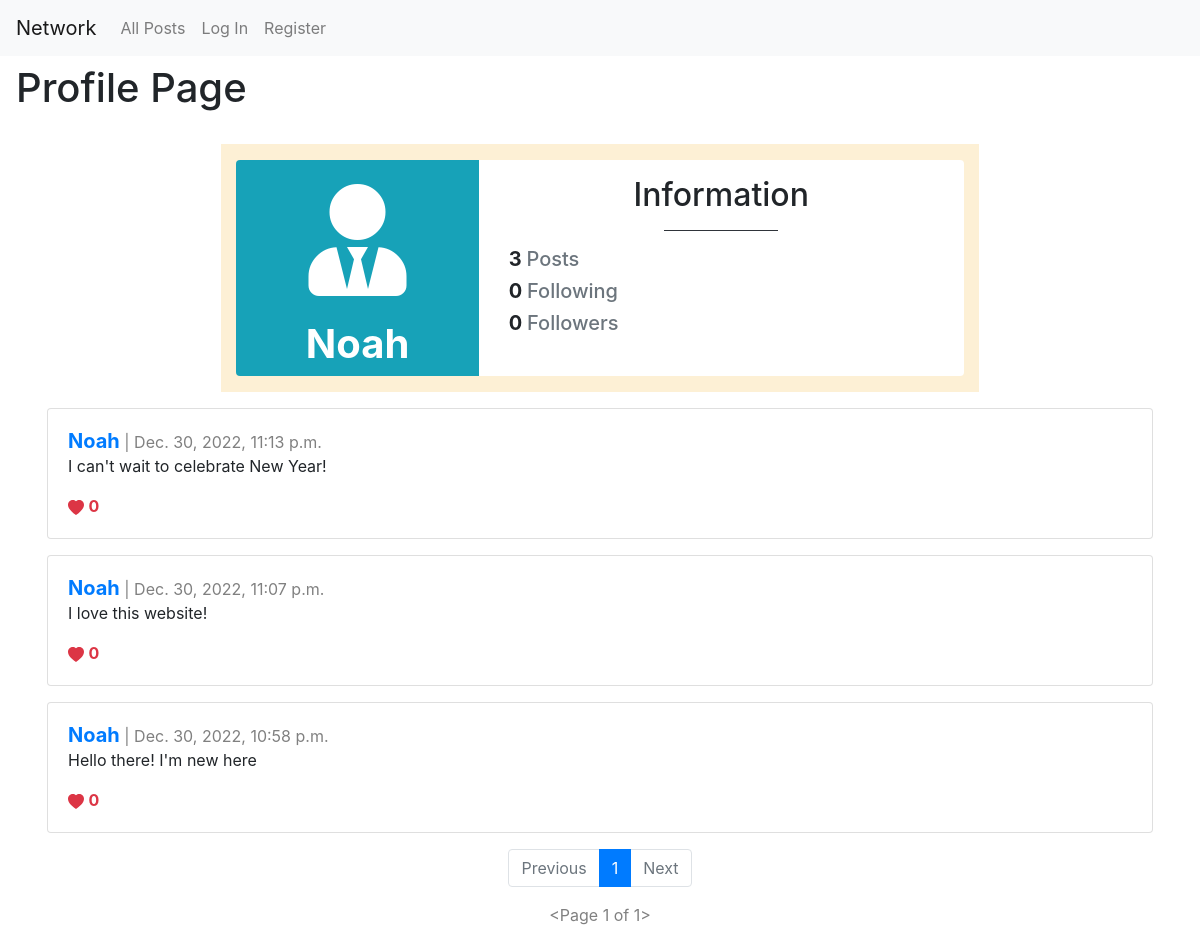
The page /profilePage/user6 on the database its author committed.
### network/models.py (models this page shows, shortened)
class User(AbstractUser):
    pass

class Post(models.Model):
    author = models.ForeignKey("User", on_delete=models.CASCADE, related_name="user")
    description = models.CharField(max_length=1000)
    timestamp = models.DateTimeField(auto_now_add=True)

### network/views.py (the view)
# urls.py: path("profilePage/user<int:user_id>", views.profilePage, name="profilePage"),
def profilePage(request, user_id):
    user = User.objects.get(pk=user_id) # User from the card
    posts = Post.objects.filter(author=user).order_by("id").reverse()
    following = Follow.objects.filter(user=user)
    follower = Follow.objects.filter(followedUser=user)
    try:
        checkingFollow = follower.filter(user=User.objects.get(pk=request.user.id))
        if len(checkingFollow) != 0:
            isFollowing = True
        else:
            isFollowing = False
    except:
        isFollowing = False
    totalLikes = Like.objects.all()
    postsLiked = []
    try:
        for like in totalLikes:
            if like.user.id == request.user.id:
                postsLiked.append(like.post.id)
    except:
        postsLiked = []
    p = Paginator(posts, 10)
    pageNumber = request.GET.get('page')
    postsPage = p.get_page(pageNumber)
    return render(request, "network/profile.html", {
        "posts": posts,
        "p": p,
        "postsPage": postsPage,
        "username": user.username,
        "userProfile": user,
        "following": following,
        "follower": follower,
        "isFollowing": isFollowing,
        "postsLiked": postsLiked,
        "totalLikes": totalLikes
    })

### network/templates/network/profile.html (shortened to what this page needs)
{% extends "network/layout.html" %}
{% block body %}
<div class="main-title">
    <h1>Profile Page</h1>
</div>
<div class="main-content">
    <div class="row d-flex justify-content-center">
        <div class="col-md-10 col-lg-8 mt-3" style="background: #fdf0d5">
            <div class="row">
                <div class="col-sm-4 bg-info rounded-left">
                    <div class="card-block text-center text-white">
                        <i class="fas fa-user-tie fa-7x mt-4"></i>
                        <h1 class="font-weight-bold mt-4">{{username}}</h1>
                    </div>
                </div>
                <div class="col-sm-8 bg-white rounded-right">
                    <h2 class="mt-3 text-center">Information</h2>
                    <hr class="badge-dark w-25">
                    <div class="row">
                        <div class="col-sm-12">
                            <h5><strong>{{ p.count }} </strong><span class="text-muted"> Posts</span></h5>
                        </div>
                        <div class="col-sm-12">
                            <h5><strong>{{ following.count }} </strong><span class="text-muted">Following</span></h5>
                        </div>
                        <div class="col-sm-12">
                            <h5><strong>{{ follower.count }} </strong><span class="text-muted">Followers</span></h5>
                        </div>
                    </div>
                </div>
            </div>
        </div>
    </div>
    {% for post in postsPage %}
    <div class="row">
        <div class="col">
            <div class="card h-100" id="post-grid">
                <div class="card-body">
                    <h5 style="display: inline" class="card-title"><a href="{% url 'profilePage' user_id=post.author.id %}"><strong>{{ post.author }}</strong></a></h5>
                    <div style="display: inline; color: gray;" class="card-date"> | {{ post.timestamp }}</div>
                    <p class="card-text" id="description{{post.id}}">{{ post.description }}</p>
                    <div class="card-buttonsContainer">
                        {% if user.is_authenticated %}
                            {% if post.id in postsLiked %}
                            <div align="left" class="card-button">
                                <button id="heartButton{{post.id}}" onClick="likeHandler('{{ post.id }}', '{{postsLiked}}', '{{post.post_like.count}}')" type="submit" name="heartButton" class="btn btn-outline-danger heartButton">
                                    <svg xmlns="http://www.w3.org/2000/svg" width="16" height="16" fill="currentColor"
                                        class="bi bi-heart-fill" viewBox="0 0 16 16">
                                        <path fill-rule="evenodd"
                                            d="M8 1.314C12.438-3.248 23.534 4.735 8 15-7.534 4.736 3.562-3.248 8 1.314z" />
                                    </svg>
                                    <strong>{{ post.post_like.count }}</strong>
                                </button>
                            </div>
                            {% else %}
                            <div align="left" class="card-button">
                                <button id="heartButton{{post.id}}" onClick="likeHandler('{{ post.id }}', '{{postsLiked}}', '{{post.post_like.count}}')" type="submit" name="heartButton" class="btn btn-outline-danger heartButton">
                                    <svg xmlns="http://www.w3.org/2000/svg" width="16" height="16" fill="currentColor" class="bi bi-heart" viewBox="0 0 16 16">
                                        <path d="m8 2.748-.717-.737C5.6.281 2.514.878 1.4 3.053c-.523 1.023-.641 2.5.314 4.385.92 1.815 2.834 3.989 6.286 6.357 3.452-2.368 5.365-4.542 6.286-6.357.955-1.886.838-3.362.314-4.385C13.486.878 10.4.28 8.717 2.01L8 2.748zM8 15C-7.333 4.868 3.279-3.04 7.824 1.143c.06.055.119.112.176.171a3.12 3.12 0 0 1 .176-.17C12.72-3.042 23.333 4.867 8 15z"/>
                                    </svg>
                                    <strong>{{ post.post_like.count }}</strong>
                                </button>
                            </div>
                            {% endif %}
                        {% else %}
                                <svg xmlns="http://www.w3.org/2000/svg" width="16" height="16" fill="#dc3545"
                                    class="bi bi-heart-fill" viewBox="0 0 16 16">
                                    <path fill-rule="evenodd"
                                        d="M8 1.314C12.438-3.248 23.534 4.735 8 15-7.534 4.736 3.562-3.248 8 1.314z" />
                                </svg>
                                <strong style="color: #dc3545">{{ post.post_like.count }}</strong>
                        {% endif %}
                    </div>
                </div>
            </div>
        </div>
    </div>
    {% endfor %}
    <nav aria-label="...">
        <ul class="pagination d-flex justify-content-center">
            {% if postsPage.has_previous %}
                <li class="page-item">
                    <a class="page-link" href="?page={{ postsPage.previous_page_number }}">Previous</a>
                </li>
            {% else %}
                <li class="page-item disabled">
                    <a class="page-link">Previous</a>
                </li>
            {% endif %}
            {% for pageNumber in postsPage.paginator.page_range %}
                {% if postsPage.number == pageNumber %}
                    <li class="page-item active" aria-current="page">
                        <a class="page-link">{{pageNumber}}</a>
                    </li>
                {% else %}
                    <a href="?page={{ pageNumber }}" class="page-link">
                        {{ pageNumber }}
                    </a>
                {% endif %}
            {% endfor %}
            {% if postsPage.has_next %}
                <li class="page-item">
                    <a class="page-link" href="?page={{ postsPage.next_page_number }}">Next</a>
                </li>
            {% else %}
                <li class="page-item disabled">
                    <a class="page-link">Next</a>
                </li>
            {% endif %}
        </ul>
    </nav>
    <div class="d-flex justify-content-center" style="color: gray;" class="card-date">{{ postsPage }}</div>
</div>
{% endblock %}

### network/static/network/styles.css (style rules this page uses)
.row { margin: 1em 0em; }
.main-title { margin: .5em 1em; }
.main-content { margin: .4em 2em; }

### rows shown on the page
User: username "Noah"
Post: author "Noah", timestamp "Dec. 30, 2022, 11:13 p.m.", description "I can't wait to celebrate New Year!", post_like.count "0"
Post: author "Noah", timestamp "Dec. 30, 2022, 11:07 p.m.", description "I love this website!", post_like.count "0"
Post: author "Noah", timestamp "Dec. 30, 2022, 10:58 p.m.", description "Hello there! I'm new here", post_like.count "0"

### other values the page prints
{{ p.count }} "3"
{{ following.count }} "0"
{{ follower.count }} "0"
{{ pageNumber }} "1"
{{ postsPage }} "<Page 1 of 1>"
